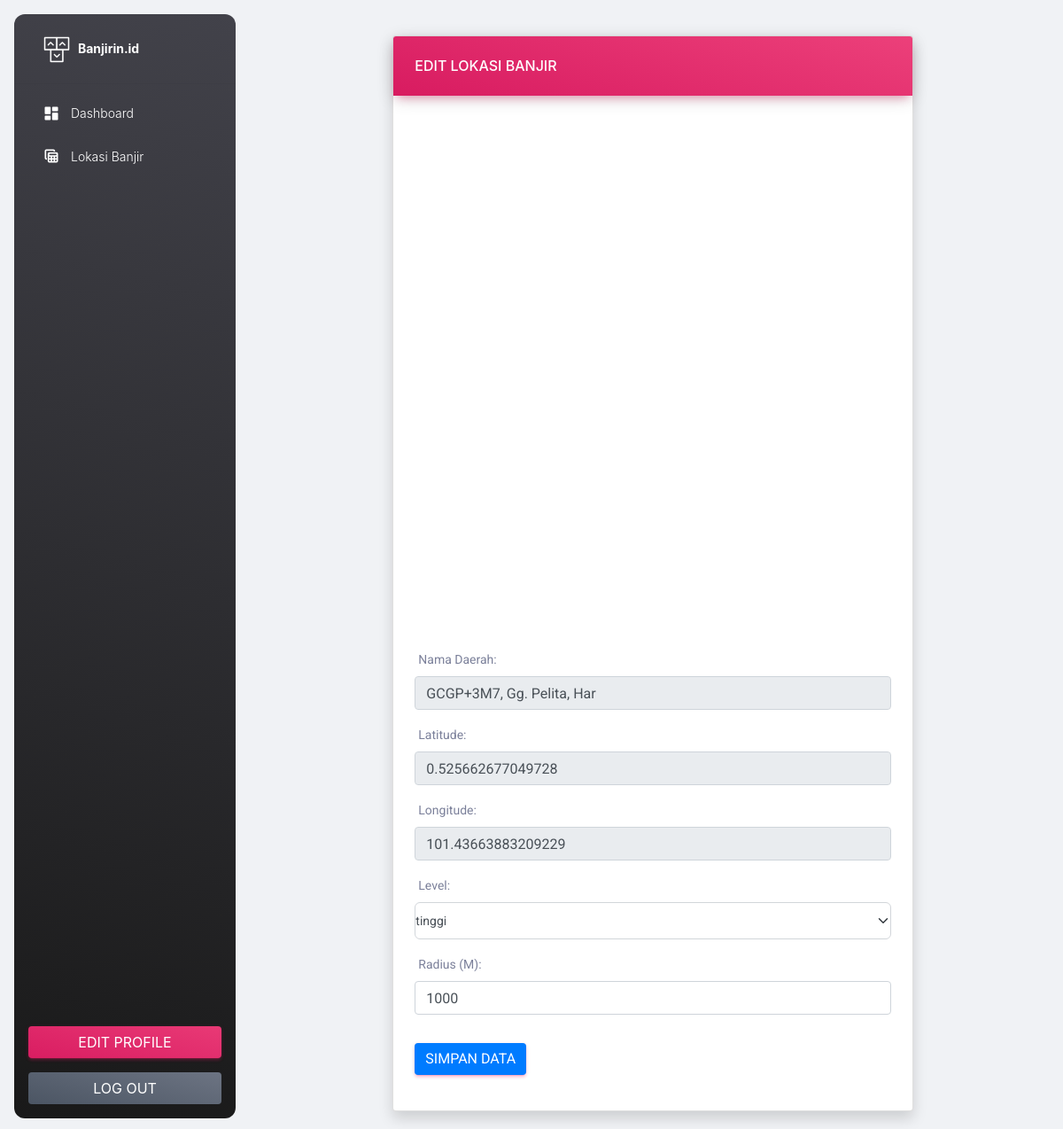
/dashboard/banjir/edit.php?id=3, run on the app's committed database.
### tables this page shows
CREATE TABLE `banjir` (
  `id` int(11) NOT NULL,
  `nama_daerah` varchar(25) NOT NULL,
  `longitude` varchar(255) NOT NULL,
  `latitude` varchar(255) NOT NULL,
  `level` enum('rendah','menengah','tinggi') NOT NULL,
  `radius` int(11) NOT NULL
);

### dashboard/banjir/edit.php (the view, shortened to what this page needs)
<?php
include '../../backend/koneksi.php';
if (isset($_GET['id'])) {
    $idToUpdate = $_GET['id'];
    $sqlGetData = "SELECT * FROM banjir WHERE id = '$idToUpdate'";
    $resultGetData = mysqli_query($conn, $sqlGetData);
    if ($resultGetData) {
        $rowData = mysqli_fetch_assoc($resultGetData);
        $nama = $rowData['nama_daerah'];
        $lat = $rowData['latitude'];
        $long = $rowData['longitude'];
        $level = $rowData['level'];
        $radius = $rowData['radius'];
    }
}
?>
<!DOCTYPE html>
<html lang="en">
<head>
    <link href="../../plugins/assets/css/nucleo-icons.css" rel="stylesheet" />
    <link href="../../plugins/assets/css/nucleo-svg.css" rel="stylesheet" />
    <link id="pagestyle" href="../../plugins/assets/css/material-dashboard.css?v=3.1.0" rel="stylesheet" />
    <link href="https://maxcdn.bootstrapcdn.com/bootstrap/4.5.2/css/bootstrap.min.css" rel="stylesheet">
</head>
<body class="g-sidenav-show  bg-gray-200">
    <aside class="sidenav navbar navbar-vertical navbar-expand-xs border-0 border-radius-xl my-3 fixed-start ms-3   bg-gradient-dark" id="sidenav-main">
        <div class="sidenav-header">
            <a class="navbar-brand m-0" href="../index.php">
                <img src="../../plugins/assets/img/logo-ct.png" class="navbar-brand-img h-100" alt="main_logo">
                <span class="ms-1 font-weight-bold text-white">Banjirin.id</span>
            </a>
        </div>
        <hr class="horizontal light mt-0 mb-2">
        <div class="collapse navbar-collapse  w-auto " id="sidenav-collapse-main">
            <ul class="navbar-nav">
                <li class="nav-item">
                    <a class="nav-link text-white " href="../index.php">
                        <div class="text-white text-center me-2 d-flex align-items-center justify-content-center">
                            <i class="material-icons opacity-10">dashboard</i>
                        </div>
                        <span class="nav-link-text ms-1">Dashboard</span>
                    </a>
                </li>
                <li class="nav-item">
                    <a class="nav-link text-white " href="banjir.php">
                        <div class="text-white text-center me-2 d-flex align-items-center justify-content-center">
                            <i class="material-icons opacity-10">table_view</i>
                        </div>
                        <span class="nav-link-text ms-1">Lokasi Banjir</span>
                    </a>
                </li>
            </ul>
        </div>
        <div class="sidenav-footer position-absolute w-100 bottom-0 ">
            <div class="mx-3">
                <a class="btn bg-gradient-primary w-100" href="../EditUser.php" type="button">Edit Profile</a>
            </div>
            <div class="mx-3">
                <a class="btn bg-gradient-secondary w-100" href="../../backend/logout.php" type="button">Log out</a>
            </div>
        </div>
    </aside>
    <main class="main-content position-relative max-height-vh-100 h-100 border-radius-lg ">
        <nav class="navbar navbar-main navbar-expand-lg px-0 mx-4 shadow-none border-radius-xl" id="navbarBlur" data-scroll="true">
        </nav>
        <div class="container-fluid py-4">
            <div class="row">
                <div class="col-lg-8 mx-auto">
                    <div class="card shadow">
                        <div class="card-header bg-gradient-primary shadow-primary border-0">
                            <h6 class="text-white text-uppercase mb-0">Edit Lokasi Banjir</h6>
                        </div>
                        <div class="card-body px-4">
                            <div id="map" style="height: 600px;"></div>
                            <form method="post" action="">
                                <div class="mb-3">
                                    <label for="nama_daerah" class="form-label">Nama Daerah:</label>
                                    <input type="text" name="nama_daerah" id="nama_daerah" class="form-control" value="<?php echo $nama; ?>" readonly required>
                                </div>
                                <div class="mb-3">
                                    <label for="latitude" class="form-label">Latitude:</label>
                                    <input type="text" id="latitude" name="latitude" class="form-control" value="<?php echo $lat; ?>" readonly required>
                                </div>
                                <div class="mb-3">
                                    <label for="longitude" class="form-label">Longitude:</label>
                                    <input type="text" id="longitude" name="longitude" class="form-control" value="<?php echo $long; ?>" readonly required>
                                </div>
                                <div class="mb-3">
                                    <label for="level" class="form-label">Level:</label>
                                    <select name="level" id="level" class="form-select" required>
                                        <?php
                                        $options = ['rendah', 'menengah', 'tinggi'];
                                        foreach ($options as $option) {
                                            $selected = ($level == $option) ? 'selected' : '';
                                            echo "<option value=\"$option\" $selected>$option</option>";
                                        }
                                        ?>
                                    </select>
                                </div>
                                <div class="mb-3">
                                    <label for="radius" class="form-label">Radius (M):</label>
                                    <input type="number" id="radius" name="radius" class="form-control" value="<?php echo $radius; ?>" required>
                                </div>
                                <button type="submit" class="btn btn-primary mt-3">Simpan Data</button>
                            </form>
                        </div>
                    </div>
                </div>
            </div>
        </div>
    </main>
</body>
</html>

### data on the page
banjir: nama_daerah "GCGP+3M7, Gg. Pelita, Har", latitude "0.525662677049728", longitude "101.43663883209229", radius "1000"

### other printed values
form field level "tinggi"
